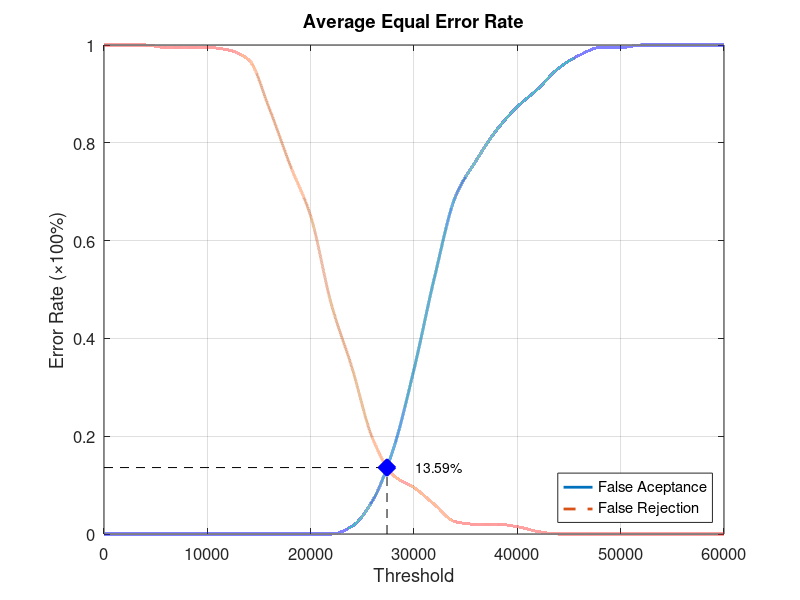
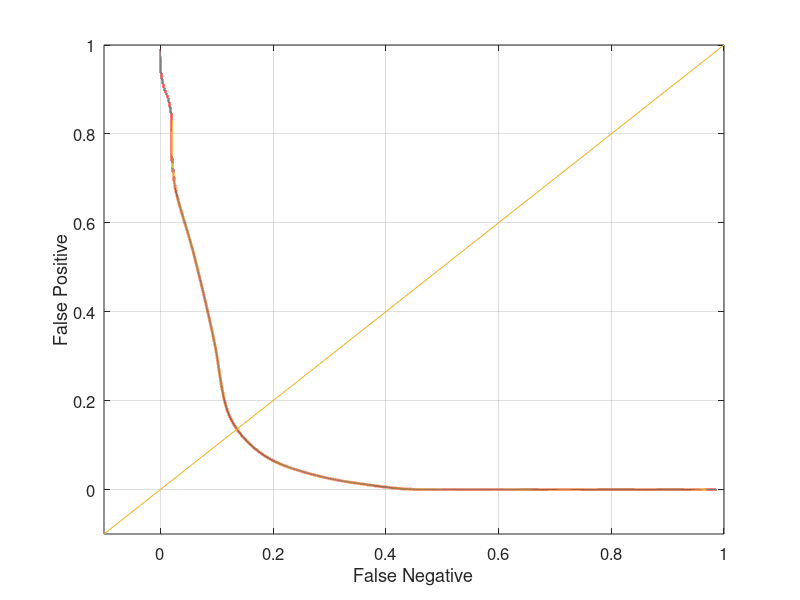

Reproduce these figures in MATLAB, in order.
function yEER = Database2_3
close all;
clear;
clc;
x = 0:2000:60000;
xq = 0:0.5:60000;

y0 = [0 0 0 0 0 0 0 0 0 0 0 0 0.0157895 0.0684211 0.173684 0.336842 0.526316 0.689474 0.763158 0.826316 0.873684 0.910526 0.952632 0.978947 0.994737 0.994737 1 1 1 1 1];
yy0 = interp1(x, y0, xq, 'pchip');
y1 = [1 1 1 0.995 0.995 0.995 0.99 0.97 0.87 0.755 0.65 0.47 0.34 0.195 0.12 0.095 0.06 0.025 0.02 0.02 0.015 0.005 0 0 0 0 0 0 0 0 0];
yy1 = interp1(x, y1, xq, 'pchip');

% Calculating EER: 
y2 = abs(y0 - y1);
find(y2 == min(y2))
yy2 = abs(yy0 - yy1);
xEER = find(yy2 == min(yy2));
xEERIndex = xq(xEER) % X-axis EER
yEER = yy0(xEER) % Y-axis EER

main = figure
plot(xq, yy0,'-','LineWidth', 2);	hold on
plot(xq, yy1,'--','LineWidth', 2);	hold on
plot([xEERIndex xEERIndex], [0 yEER], 'k--');	hold on
plot([0 xEERIndex], [yEER yEER], 'k--');	hold on
plot(xEERIndex, yEER, 'bx', 'LineWidth', 10);	hold on
text(xEERIndex + 10 * xEERIndex / 100, yEER, [num2str(round((10000 * yEER)) / 100) '%'])
legend('False Aceptance', 'False Rejection', 'Location', 'SouthEast')
xlabel('Threshold')
ylabel('Error Rate (\times100%)')
title('Average Equal Error Rate')
set(gca, 'FontSize', 12)
axis([0 60000 0 1])
grid on

print(main, 'Database2_3Main', '-dpng');
FNRxFPR = figure('Color', [1 1 1]);
plot(yy1, yy0, '-', yy1, yy0, 'LineWidth', 2);
hold on
y = -0.1:0.1:1
plot(y, y); 
set(gca, 'FontSize', 12)
xlabel('False Negative')
ylabel('False Positive')
axis([-0.1 1 -0.1 1])
set(gca, 'FontSize', 12)
grid on

print(FNRxFPR, 'Database2_3FNRxFPR','-dpng');
end
